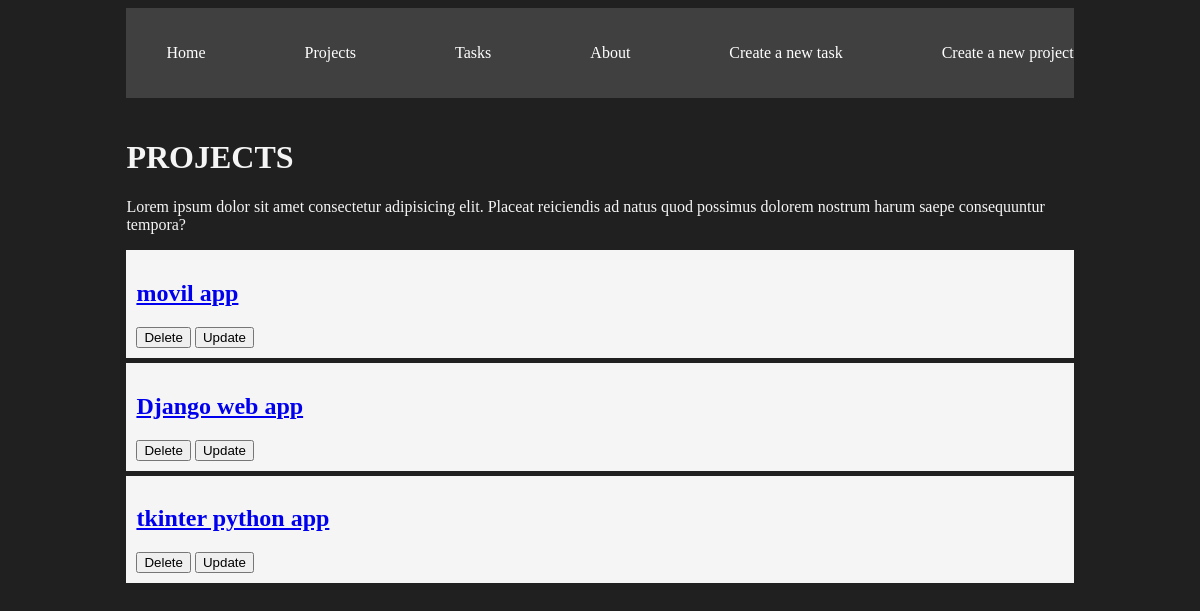
The app's page /projects/, older data.
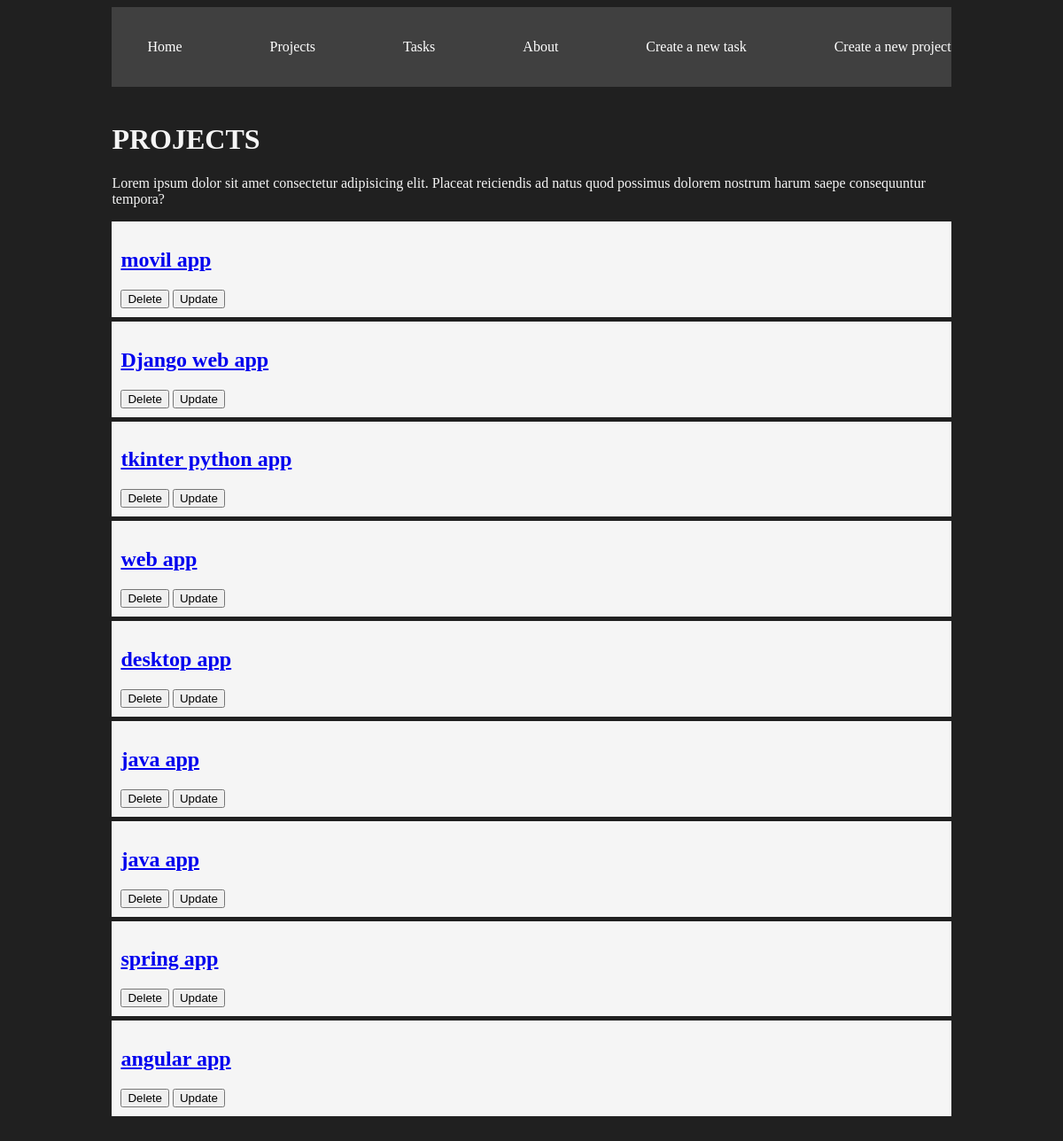
The same page, newer data.
### myapp/models.py (models this page shows, shortened)
class Project(models.Model):
    name= models.CharField(max_length=200)

### myapp/views.py (the view)
# urls.py: path('projects/', views.project, name='projects'),
def project(request):
    projects = list(Project.objects.values())
    return render(request, 'projects/projects.html', {'projects': projects})

### myapp/templates/projects/projects.html
{% extends 'layouts/base.html' %}
{% block content %}
<H1>PROJECTS</H1>
<p>Lorem ipsum dolor sit amet consectetur adipisicing elit. Placeat reiciendis ad natus quod possimus dolorem nostrum harum saepe consequuntur tempora?</p>
{%for project in projects%}
<div class = 'card'>
    <a href=" {% url 'project_detail' project.id %}">
        <h2>{{project.name}}</h2>
    </a>
    <button>Delete</button>
    <button>Update</button>
</div>
{% endfor %}
{% endblock %}

### myapp/templates/layouts/base.html (shortened to what this page needs)
{% load static %}
<!DOCTYPE html>
<html lang="en">
<head>
    <link rel="stylesheet" href="{% static 'styles/main.css' %}">
</head>
<header>
    <nav class = 'navbar container'>
        <ul>
            <li><a href="/">Home</a></li>
            <li><a href="{% url 'projects' %}">Projects</a></li>
            <li><a href="{% url 'tasks' %}">Tasks</a></li>
            <li><a href="{% url 'about' %}">About</a></li>
            <li><a href="{% url 'create_task' %}">Create a new task</a></li>
            <li><a href="{% url 'create_project' %}">Create a new project</a></li>
        </ul>
    </nav>
</header>
<main class = 'container'>
    {% block content %}
    {% endblock %}
</main>
<body>
</body>
</html>

### myapp/static/styles/main.css (style rules this page uses)
body { background: #202020; color: whitesmoke }
.navbar { background: #404040; padding: 20px 10px; }
.navbar ul { display: flex; justify-content: space-between; }
.navbar ul li { list-style: none; }
.navbar ul li a { color: white; text-decoration: none; }
.container { max-width: 80%; margin:auto; padding:20px 0; }
.card { background:whitesmoke; color: black; padding: 10px; margin-bottom: 5px; }

Row changes from the older to the newer data that the page shows:
added Project: name "web app"
added Project: name "desktop app"
added Project: name "java app"
added Project: name "java app"
added Project: name "spring app"
added Project: name "angular app"
